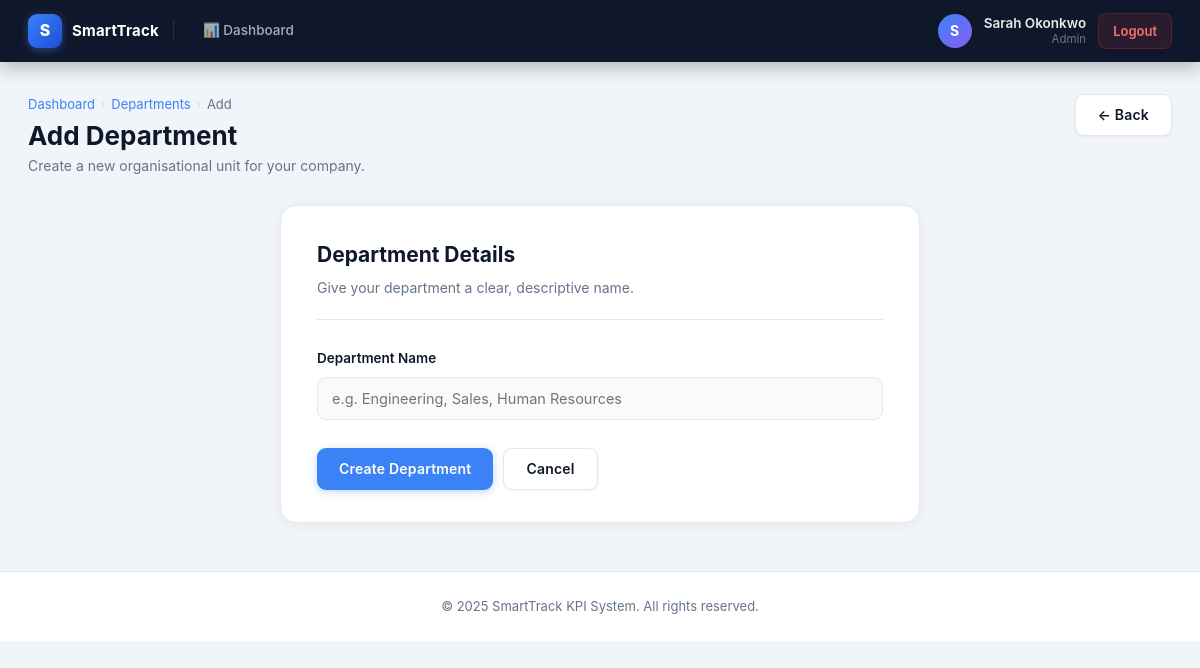
Screenshot of /admin/add-department (signed in) with the database file from the repository.
### tables this page shows
CREATE TABLE users (
            id            INTEGER PRIMARY KEY AUTOINCREMENT,
            username      TEXT UNIQUE NOT NULL,
            password      TEXT NOT NULL,
            full_name     TEXT NOT NULL,
            role          TEXT NOT NULL CHECK(role IN ('admin','manager','employee')),
            department_id INTEGER REFERENCES departments(id),
            company_id    INTEGER NOT NULL REFERENCES companies(id)
        );

### app.py (the view)
@app.get("/admin/add-department", response_class=HTMLResponse)
def admin_add_dept_page(request: Request):
    user = require_role(request, "admin")
    return templates.TemplateResponse("add_department.html",
                                      {"request": request, "user": user, "error": None})

### templates/add_department.html (shortened to what this page needs)
{% extends "base.html" %}
{% block content %}
<div class="page-header">
    <div>
        <div class="breadcrumb">
            <a href="/admin/dashboard">Dashboard</a>
            <span class="breadcrumb-sep">›</span>
            <a href="/admin/manage-departments">Departments</a>
            <span class="breadcrumb-sep">›</span>
            <span>Add</span>
        </div>
        <h1 class="page-header-title">Add Department</h1>
        <p class="page-header-subtitle">Create a new organisational unit for your company.</p>
    </div>
    <a href="/admin/manage-departments"><button class="btn-secondary">← Back</button></a>
</div>
<div class="form-card">
    <div class="form-card-header">
        <h2>Department Details</h2>
        <p>Give your department a clear, descriptive name.</p>
    </div>
    {% if not success %}
    <form method="post" action="/admin/add-department">
        <div class="form-group">
            <label for="name">Department Name</label>
            <input type="text" id="name" name="name"
                   placeholder="e.g. Engineering, Sales, Human Resources" required>
        </div>
        <div class="form-actions">
            <button type="submit">Create Department</button>
            <a href="/admin/manage-departments"><button type="button" class="btn-secondary">Cancel</button></a>
        </div>
    </form>
    {% endif %}
</div>
{% endblock %}

### templates/base.html (shortened to what this page needs)
<!DOCTYPE html>
<html lang="en">
<head>
    <link rel="stylesheet" href="{{ url_for('static', path='style.css') }}?v=20">
</head>
<body class="{% block body_class %}{% endblock %}">
    {% set auth_paths = ['/', '/login', '/register', '/signup'] %}
    {% if request.url.path not in auth_paths %}
    <nav class="navbar">
        <div class="navbar-brand">
            <div class="navbar-logo">S</div>
            <span class="navbar-title">SmartTrack</span>
        </div>
        <div class="navbar-links">
            {% if request.session.get('user_id') and user %}
            <a href="/{{ user['role'] }}/dashboard">
                📊 Dashboard
            </a>
            {% endif %}
        </div>
        <div class="navbar-user">
            {% if request.session.get('user_id') and user %}
            <div class="user-avatar">{{ user['full_name'][0] | upper if user['full_name'] else 'U' }}</div>
            <div class="user-info">
                <div class="user-name-text">{{ user['full_name'] }}</div>
                <div class="user-role-text">{{ user['role'] | title }}</div>
            </div>
            <a href="/logout" class="btn-logout">Logout</a>
            {% endif %}
        </div>
    </nav>
    {% endif %}
    <main>
        {% block content %}{% endblock %}
    </main>
    {% if request.url.path not in auth_paths %}
    <footer>
        <p>&copy; 2025 SmartTrack KPI System. All rights reserved.</p>
    </footer>
    {% endif %}
</body>
</html>

### rows the page displays
users: full_name "S", full_name "Sarah Okonkwo", role "Admin"
